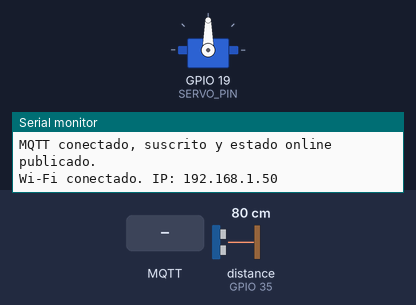
The program below on a simulated ESP32. Shown: servo, the last lines printed to the serial monitor. The test bench sets the inputs (shaded band); at power-on: distance to the obstacle (sensor on GPIO 35) 80 cm. The echo pulse lasts 58.3 µs per cm; WiFi joins after 1.5 s; servers stay silent unless stated; no MQTT or app messages arrive unless stated.

Above: at 2.3 s.
2.4 s: MQTT message "0" arrives on the first subscribed topic
At 3.6 s:
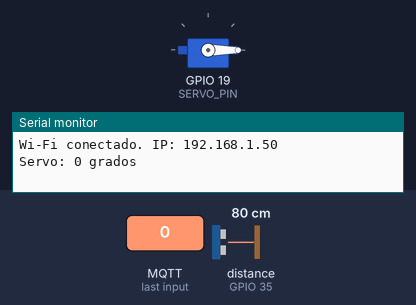
3.9 s: distance to the obstacle (sensor on GPIO 35) set to 4 cm
11.5 s: distance to the obstacle (sensor on GPIO 35) set to 2 cm
23.0 s: MQTT message "90" arrives on the first subscribed topic
At 24.2 s:
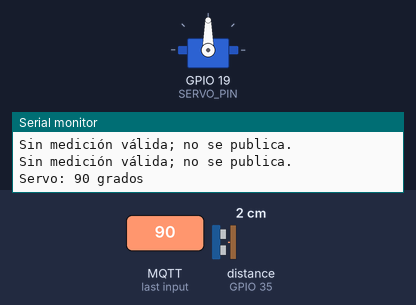
Timing chart, 0 to 25.5 s (numbered marks = the images above; inputs shaded):
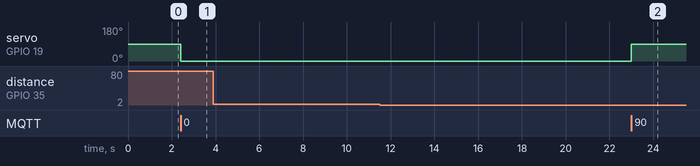

Measured:
- after the input at 2.4 s, servo on GPIO 19 (SERVO_PIN): 90° → 0° at once
- after the input at 23.0 s, servo on GPIO 19 (SERVO_PIN): 0° → 90° at once

The program:

main.cpp
```cpp
#include <Arduino.h>
#include "config.h"
#include "UltrasonicSensor.h"
#include "ServoActuator.h"
#include "WifiManager.h"
#include "MqttManager.h"

namespace
{
/**
 * @brief Builds the MQTT parameters from Config.
 *
 * Only this file reads Config. Filling each field by name avoids mixing
 * the order of the values.
 */
MqttSettings makeMqttSettings()
{
    MqttSettings settings;
    settings.host = Config::MQTT_HOST;
    settings.port = Config::MQTT_PORT;
    settings.user = Config::MQTT_USER;
    settings.password = Config::MQTT_PASSWORD;
    settings.clientPrefix = Config::MQTT_CLIENT_PREFIX;
    settings.commandTopic = Config::TOPIC_SERVO_CMD;
    settings.distanceTopic = Config::TOPIC_DISTANCE;
    settings.servoStateTopic = Config::TOPIC_SERVO_STATE;
    settings.statusTopic = Config::TOPIC_STATUS;
    settings.onlinePayload = Config::STATUS_ONLINE;
    settings.offlinePayload = Config::STATUS_OFFLINE;
    settings.subscribeQos = Config::MQTT_SUBSCRIBE_QOS;
    settings.willQos = Config::MQTT_WILL_QOS;
    settings.retainDistance = Config::MQTT_RETAIN_DISTANCE;
    settings.retainServoState = Config::MQTT_RETAIN_SERVO_STATE;
    settings.retainStatus = Config::MQTT_RETAIN_STATUS;
    settings.keepAliveSeconds = Config::MQTT_KEEPALIVE_SECONDS;
    settings.socketTimeoutSeconds = Config::MQTT_SOCKET_TIMEOUT_SECONDS;
    settings.retryMs = Config::MQTT_RETRY_MS;
    return settings;
}

// Main objects. Only this file reads Config to build them.
UltrasonicSensor sensor(Config::TRIGGER_PIN,
                        Config::ECHO_PIN,
                        Config::ECHO_TIMEOUT_US,
                        Config::SOUND_CM_PER_US,
                        Config::DISTANCE_MIN_CM,
                        Config::DISTANCE_MAX_CM);

ServoActuator servo(Config::SERVO_PIN,
                    Config::SERVO_FREQUENCY_HZ,
                    Config::SERVO_MIN_US,
                    Config::SERVO_MAX_US,
                    Config::SERVO_INITIAL_ANGLE);

WifiManager wifi(Config::WIFI_SSID,
                 Config::WIFI_PASSWORD,
                 Config::WIFI_RETRY_MS);

const MqttSettings mqttSettings = makeMqttSettings();

MqttManager mqtt(mqttSettings);

uint32_t lastMeasurementMs = 0;

/**
 * @brief Handles a servo command received from the broker.
 *
 * The payload is read first, because it is only valid until a new message
 * is published.
 */
void handleCommand(const char* /*topic*/, const uint8_t* payload, unsigned int length)
{
    int angle = 0;
    if (ServoActuator::parseAngle(payload, length, angle) && servo.setAngle(angle))
    {
        Serial.printf("Servo: %d grados\n", servo.getAngle());
        mqtt.publishServoState(servo.getAngle());
        return;
    }
    Serial.println("Comando ignorado: usa un entero de 0 a 180.");
}

/**
 * @brief Publishes the current servo angle after every MQTT connection.
 */
void handleConnected()
{
    mqtt.publishServoState(servo.getAngle());
}

/**
 * @brief Measures the distance and publishes it every DISTANCE_PUBLISH_INTERVAL_MS.
 */
void measureAndPublish()
{
    const uint32_t now = millis();
    if (now - lastMeasurementMs < Config::DISTANCE_PUBLISH_INTERVAL_MS)
    {
        return;
    }
    lastMeasurementMs = now;

    float distance = 0.0f;
    if (!sensor.measure(distance))
    {
        Serial.println("Sin medición válida; no se publica.");
        return;
    }

    Serial.printf("Distancia: %.2f cm\n", distance);
    mqtt.publishDistance(distance);
}
}

void setup()
{
    Serial.begin(Config::SERIAL_BAUD);
    sensor.begin();
    servo.begin();
    wifi.begin();
    mqtt.begin();
    mqtt.setMessageCallback(handleCommand);
    mqtt.setConnectedCallback(handleConnected);
    lastMeasurementMs = millis();
}

void loop()
{
    wifi.update();
    mqtt.update(wifi.isConnected());
    measureAndPublish();
    delay(1);
}
```

MqttManager.h
```cpp
#pragma once

#include <Arduino.h>
#include <WiFi.h>
#include <PubSubClient.h>
#include <functional>

/**
 * @brief Parameters needed by MqttManager.
 *
 * The text pointers are not copied, so the strings must stay valid for the
 * whole life of the MqttManager object (for example constants).
 */
struct MqttSettings
{
    const char* host;               ///< Broker host name.
    uint16_t port;                  ///< Broker TCP port.
    const char* user;               ///< User name; empty for anonymous access.
    const char* password;           ///< Password; ignored when user is empty.
    const char* clientPrefix;       ///< Prefix of the client id; the MAC is appended.
    const char* commandTopic;       ///< Topic the device subscribes to for commands.
    const char* distanceTopic;      ///< Topic where distances are published.
    const char* servoStateTopic;    ///< Topic where the servo angle is published.
    const char* statusTopic;        ///< Topic for the online/offline status.
    const char* onlinePayload;      ///< Message published after connecting.
    const char* offlinePayload;     ///< Last Will message published by the broker.
    uint8_t subscribeQos;           ///< QoS used to subscribe (0 or 1).
    uint8_t willQos;                ///< QoS of the Last Will (0 or 1).
    bool retainDistance;            ///< Retain flag for distance messages.
    bool retainServoState;          ///< Retain flag for servo state messages.
    bool retainStatus;              ///< Retain flag for the status and the Last Will.
    uint16_t keepAliveSeconds;      ///< MQTT keep-alive interval in seconds.
    uint16_t socketTimeoutSeconds;  ///< Socket timeout in seconds.
    uint32_t retryMs;               ///< Minimum time between connection attempts.
};

/**
 * @brief Manages the MQTT connection, subscription and publications.
 *
 * The class keeps the broker connection alive without blocking, registers a
 * Last Will, publishes the online status, subscribes again after every
 * reconnection and hands incoming commands to a callback. It does not know
 * about the servo, the sensor or the global configuration.
 *
 * Note: PubSubClient 2.8 publishes messages with QoS 0 only. The QoS values
 * in MqttSettings apply to the subscription and to the Last Will.
 */
class MqttManager
{
public:
    /**
     * @brief Signature of the function called when a command arrives.
     *
     * The payload is not null-terminated, so the length must be used. The
     * payload is only valid during the call: use it before publishing.
     */
    using MessageCallback = std::function<void(const char* topic,
                                               const uint8_t* payload,
                                               unsigned int length)>;

    /**
     * @brief Signature of the function called after each successful connection.
     */
    using ConnectedCallback = std::function<void()>;

    /**
     * @brief Creates an MQTT manager.
     *
     * @param settings Connection, topic and timing parameters.
     */
    explicit MqttManager(const MqttSettings& settings);

    /** The object holds a network client, so it cannot be copied. */
    MqttManager(const MqttManager&) = delete;
    MqttManager& operator=(const MqttManager&) = delete;

    /**
     * @brief Configures the MQTT client.
     *
     * Builds the client id from the prefix and the MAC address, so it must
     * be called after the Wi-Fi mode has been set (after WifiManager::begin()).
     */
    void begin();

    /**
     * @brief Sets the function that receives the commands.
     *
     * Only messages from the command topic are delivered.
     *
     * @param callback Function called for every command received.
     */
    void setMessageCallback(MessageCallback callback);

    /**
     * @brief Sets the function called after connecting, subscribing and
     *        publishing the online status.
     *
     * Useful to publish values that must be sent again after every
     * reconnection.
     *
     * @param callback Function called after each successful connection.
     */
    void setConnectedCallback(ConnectedCallback callback);

    /**
     * @brief Maintains the connection and processes incoming messages.
     *
     * Must be called on every iteration of loop(). It never blocks for long.
     *
     * @param wifiConnected Current Wi-Fi state, usually WifiManager::isConnected().
     */
    void update(bool wifiConnected);

    /**
     * @brief Tells whether the client is connected to the broker.
     *
     * @return true if connected, false otherwise.
     */
    bool isConnected();

    /**
     * @brief Publishes a distance with two decimals on the distance topic.
     *
     * @param distanceCm Distance in centimeters.
     * @return true if the message was sent, false if the client is
     *         disconnected or the publication failed.
     */
    bool publishDistance(float distanceCm);

    /**
     * @brief Publishes the servo angle as text on the servo state topic.
     *
     * @param angle Current servo angle in degrees.
     * @return true if the message was sent, false if the client is
     *         disconnected or the publication failed.
     */
    bool publishServoState(int angle);

private:
    /** Tries to connect, subscribe and publish the online status. */
    void connect();

    /** Receives every message from PubSubClient and filters by topic. */
    void handleMessage(char* topic, uint8_t* payload, unsigned int length);

    const MqttSettings m_settings;
    WiFiClient m_network;
    PubSubClient m_client;
    String m_clientId;
    MessageCallback m_messageCallback;
    ConnectedCallback m_connectedCallback;
    uint32_t m_lastAttemptMs;
    bool m_attempted;
    bool m_wifiWasConnected;
};
```

ServoActuator.h
```cpp
#pragma once

#include <Arduino.h>
#include <ESP32Servo.h>

/**
 * @brief Wrapper around an ESP32Servo instance.
 *
 * The class owns the servo, remembers its current angle and accepts any
 * integer angle from 0 to 180 degrees. It does not know about MQTT or the
 * global configuration: every parameter is received through the constructor.
 */
class ServoActuator
{
public:
    /**
     * @brief Creates a servo actuator.
     *
     * @param pin          GPIO connected to the servo signal wire.
     * @param frequencyHz  PWM frequency in hertz (50 Hz for standard servos).
     * @param minPulseUs   Pulse width in microseconds for the minimum angle.
     * @param maxPulseUs   Pulse width in microseconds for the maximum angle.
     * @param initialAngle Angle in degrees applied when begin() is called.
     */
    ServoActuator(uint8_t pin,
                  uint16_t frequencyHz,
                  uint16_t minPulseUs,
                  uint16_t maxPulseUs,
                  int initialAngle);

    /**
     * @brief Attaches the servo to its pin and moves it to the initial angle.
     *
     * Must be called once, for example from setup().
     */
    void begin();

    /**
     * @brief Moves the servo to the requested angle.
     *
     * Any integer from 0 to 180 is accepted. Other values are ignored and
     * the servo does not move.
     *
     * @param angle Target angle in degrees.
     * @return true if the angle was valid and applied, false otherwise.
     */
    bool setAngle(int angle);

    /**
     * @brief Returns the last angle applied to the servo.
     *
     * @return Current angle in degrees.
     */
    int getAngle() const;

    /**
     * @brief Converts text bytes into a valid servo angle.
     *
     * The text must contain only one to three digits (no sign, spaces or
     * other characters) and represent a value from 0 to 180. The bytes do
     * not need to be null-terminated. This function does not move the servo.
     *
     * @param text   Bytes of the text to convert.
     * @param length Number of bytes in the text.
     * @param[out] angle Receives the angle only when the text is valid.
     * @return true if the text is a valid angle, false otherwise.
     */
    static bool parseAngle(const uint8_t* text, unsigned int length, int& angle);

private:
    Servo m_servo;
    const uint8_t m_pin;
    const uint16_t m_frequencyHz;
    const uint16_t m_minPulseUs;
    const uint16_t m_maxPulseUs;
    int m_angle;
};
```

UltrasonicSensor.h
```cpp
#pragma once

#include <Arduino.h>

/**
 * @brief Driver for an HC-SR04 ultrasonic distance sensor.
 *
 * The class only talks to the sensor pins. It does not know about MQTT,
 * the servo or the global configuration: every parameter is received
 * through the constructor.
 */
class UltrasonicSensor
{
public:
    /**
     * @brief Creates a sensor driver.
     *
     * @param triggerPin   GPIO connected to the TRIG pin of the sensor.
     * @param echoPin      GPIO connected to the ECHO pin of the sensor.
     * @param echoTimeoutUs Maximum time in microseconds to wait for the echo.
     * @param soundCmPerUs Speed of sound in centimeters per microsecond.
     * @param minDistanceCm Smallest distance considered valid, in centimeters.
     * @param maxDistanceCm Largest distance considered valid, in centimeters.
     */
    UltrasonicSensor(uint8_t triggerPin,
                     uint8_t echoPin,
                     uint32_t echoTimeoutUs,
                     float soundCmPerUs,
                     float minDistanceCm,
                     float maxDistanceCm);

    /**
     * @brief Configures the TRIG and ECHO pins.
     *
     * Must be called once, for example from setup().
     */
    void begin();

    /**
     * @brief Performs one distance measurement.
     *
     * @param[out] distanceCm Receives the distance in centimeters only when
     *                        the measurement is valid; otherwise it is left
     *                        unchanged.
     * @return true if the echo arrived in time and the distance is inside
     *         the valid range, false otherwise.
     */
    bool measure(float& distanceCm);

private:
    const uint8_t m_triggerPin;
    const uint8_t m_echoPin;
    const uint32_t m_echoTimeoutUs;
    const float m_soundCmPerUs;
    const float m_minDistanceCm;
    const float m_maxDistanceCm;
};
```

WifiManager.h
```cpp
#pragma once

#include <Arduino.h>
#include <WiFi.h>

/**
 * @brief Keeps the ESP32 connected to a Wi-Fi network.
 *
 * The class starts the connection and retries it without blocking, using
 * millis() instead of delay(). It does not know about MQTT or the global
 * configuration: every parameter is received through the constructor.
 */
class WifiManager
{
public:
    /**
     * @brief Creates a Wi-Fi manager.
     *
     * The ssid and password pointers are not copied, so the strings must
     * stay valid for the whole life of the object (for example constants).
     *
     * @param ssid     Name of the Wi-Fi network.
     * @param password Password of the Wi-Fi network.
     * @param retryMs  Minimum time in milliseconds between reconnection attempts.
     */
    WifiManager(const char* ssid, const char* password, uint32_t retryMs);

    /**
     * @brief Configures the Wi-Fi radio and starts the first connection.
     *
     * Must be called once, for example from setup().
     */
    void begin();

    /**
     * @brief Checks the connection and retries it when it is lost.
     *
     * Must be called on every iteration of loop(). It never blocks.
     */
    void update();

    /**
     * @brief Tells whether the ESP32 is connected to the network.
     *
     * @return true if connected, false otherwise.
     */
    bool isConnected() const;

private:
    const char* m_ssid;
    const char* m_password;
    const uint32_t m_retryMs;
    uint32_t m_lastAttemptMs;
    bool m_wasConnected;
};
```

ServoActuator.cpp
```cpp
#include "ServoActuator.h"

namespace
{
// Valid angle range, in degrees.
constexpr int MIN_ANGLE = 0;
constexpr int MAX_ANGLE = 180;

// "180" is the longest valid text.
constexpr unsigned int MAX_DIGITS = 3;
}

ServoActuator::ServoActuator(uint8_t pin,
                             uint16_t frequencyHz,
                             uint16_t minPulseUs,
                             uint16_t maxPulseUs,
                             int initialAngle)
    : m_pin(pin),
      m_frequencyHz(frequencyHz),
      m_minPulseUs(minPulseUs),
      m_maxPulseUs(maxPulseUs),
      m_angle(initialAngle)
{
}

void ServoActuator::begin()
{
    m_servo.setPeriodHertz(m_frequencyHz);
    m_servo.attach(m_pin, m_minPulseUs, m_maxPulseUs);
    m_servo.write(m_angle);
}

bool ServoActuator::setAngle(int angle)
{
    if (angle < MIN_ANGLE || angle > MAX_ANGLE)
    {
        return false;
    }

    m_servo.write(angle);
    m_angle = angle;
    return true;
}

int ServoActuator::getAngle() const
{
    return m_angle;
}

bool ServoActuator::parseAngle(const uint8_t* text, unsigned int length, int& angle)
{
    // Reject empty or too long text before reading any byte.
    if (text == nullptr || length == 0 || length > MAX_DIGITS)
    {
        return false;
    }

    int value = 0;
    for (unsigned int i = 0; i < length; ++i)
    {
        // Only digits are accepted, so signs and letters are rejected here.
        if (text[i] < '0' || text[i] > '9')
        {
            return false;
        }
        value = value * 10 + (text[i] - '0');
    }

    if (value < MIN_ANGLE || value > MAX_ANGLE)
    {
        return false;
    }

    angle = value;
    return true;
}
```

Source omitted: MqttManager.cpp (5278 bytes), UltrasonicSensor.cpp (1433 bytes), WifiManager.cpp (1352 bytes), config.example.h (2144 bytes)
